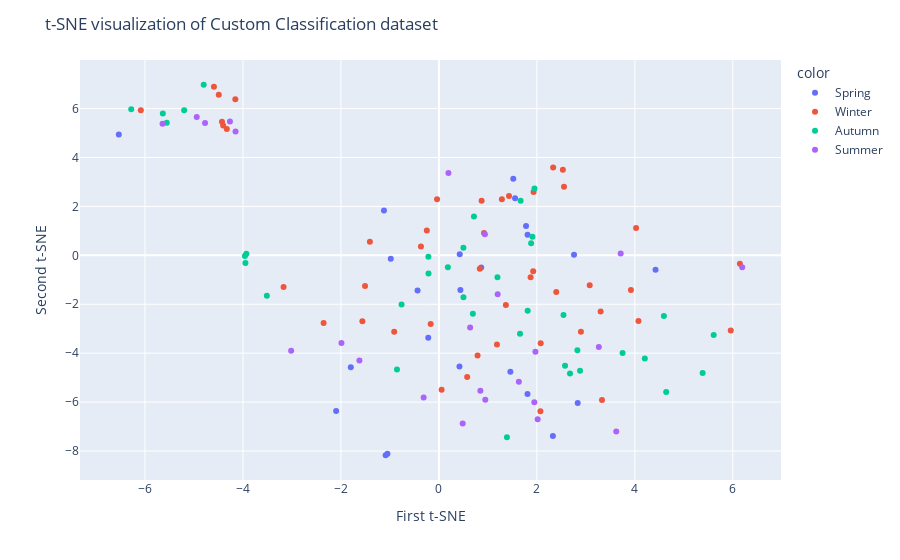

The notebook cell saved with this chart:
### Code cell
import plotly.express as px

fig = px.scatter(x=X_tsne[:, 0], y=X_tsne[:, 1], color=labels, hover_name=names)
fig.update_layout(
    title="t-SNE visualization of Custom Classification dataset",
    xaxis_title="First t-SNE",
    yaxis_title="Second t-SNE",
)
fig.show()

### Figure 1 — Plotly figure (JSON) as saved in the notebook; plotly's stock layout.template omitted (floating-point values rounded to 4 significant figures)
{"data": [{"hovertemplate": "<b>%{hovertext}</b><br><br>color=Spring<br>x=%{x}<br>y=%{y}<extra></extra>", "hovertext": ["Springmolly20100410000001.jpg", "Springmolly20070527000001.jpg", "Springmolly20100526000001.jpg", "Springmolly20090608000002.jpg", "Springmolly20070417000001.jpg", "Springmolly20090402000002.jpg", "Springmolly20080514000001.jpg", "Springmolly20110411000001.jpg", "Springmolly20090501000001.jpg", "Springmolly20070516000001.jpg", "Springmolly20100621000001.jpg", "Springmolly20090529000001_2.jpg", "Springmolly20100423000001.jpg", "Springmolly20070626000001.jpg", "Springmolly20090608000001.jpg", "Springmolly20070414000001.jpg", "Springmolly20080531000002.jpg", "Springmolly20100521000001.jpg", "Springmolly20070616000002.jpg", "Springmolly20070430000003.jpg", "Springmolly20070607000004.jpg", "Springmolly20070419000002.jpg", "Springmolly20070603000001.jpg"], "legendgroup": "Spring", "marker": {"color": "#636efa", "symbol": "circle"}, "mode": "markers", "name": "Spring", "orientation": "v", "showlegend": true, "type": "scatter", "x": [1.808, 2.327, -2.098, 2.758, 2.833, 0.4388, 0.863, 1.518, 4.422, -0.2171, -1.088, -6.535, 1.81, 1.779, -1.122, -0.9828, 0.4249, -1.051, 1.555, -0.4359, 0.4195, 1.458, -1.799], "xaxis": "x", "y": [-5.669, -7.386, -6.368, 0.01924, -6.033, -1.413, -0.4992, 3.134, -0.5901, -3.367, -8.174, 4.942, 0.8429, 1.199, 1.831, -0.1386, 0.04879, -8.109, 2.331, -1.439, -4.541, -4.756, -4.574], "yaxis": "y"}, {"hovertemplate": "<b>%{hovertext}</b><br><br>color=Winter<br>x=%{x}<br>y=%{y}<extra></extra>", "hovertext": ["Wintermolly20090325000001.jpg", "Wintermolly20080324000002.jpg", "Wintermolly20080328000002.jpg", "Wintermolly20090220000001.jpg", "Wintermolly20100213000001.jpg", "Wintermolly20080221000001.jpg", "Wintermolly20100327000001.jpg", "Wintermolly20090308000002.jpg", "Wintermolly20080305000001.jpg", "Wintermolly20100302000002.jpg", "Wintermolly20110227000001_2.jpg", "Wintermolly20070302000001_2.jpg", "Wintermolly20080310000001.jpg", "Wintermolly20070209000001.jpg", "Wintermolly20080226000002.jpg", "Wintermolly20100217000001_2.jpg", "Wintermolly20070109000005.jpg", "Wintermolly20100125000001.jpg", "Wintermolly20080216000002.jpg", "Wintermolly20100121000001.jpg", "Wintermolly20100215000001_2.jpg", "Wintermolly20080226000001.jpg", "Wintermolly20090210000002_2.jpg", "Wintermolly20070113000001.jpg", "Wintermolly20070306000001.jpg", "Wintermolly20080326000002.jpg", "Wintermolly20100113000002.jpg", "Wintermolly20100221000001.jpg", "Wintermolly20100221000003.jpg", "Wintermolly20070109000002.jpg", "Wintermolly20070125000003.jpg", "Wintermolly20110103000001.jpg", "Wintermolly20080225000001.jpg", "Wintermolly20080311000001.jpg", "Wintermolly20090319000001.jpg", "Wintermolly20070313000002.jpg", "Wintermolly20100215000001.jpg", "Wintermolly20080211000002.jpg", "Wintermolly20090129000002.jpg", "Wintermolly20070318000001.jpg", "Wintermolly20100323000003.jpg", "Wintermolly20070214000001.jpg", "Wintermolly20100317000001.jpg", "Wintermolly20090220000002_2.jpg", "Wintermolly20090208000001.jpg"], "legendgroup": "Winter", "marker": {"color": "#EF553B", "symbol": "circle"}, "mode": "markers", "name": "Winter", "orientation": "v", "showlegend": true, "type": "scatter", "x": [2.078, 6.144, -4.428, 1.932, -1.409, 2.899, -0.03815, -0.913, 0.8352, 3.92, -6.086, -4.405, 1.431, 1.185, 1.872, -4.156, 0.9205, -3.171, 2.072, 2.53, -4.33, 2.553, -4.592, 0.8717, -0.1684, -2.354, -0.3668, 2.332, 0.5768, 4.073, -1.563, 3.078, -1.508, 4.025, -0.2474, 1.924, 2.395, 3.329, 5.957, 1.285, 1.366, 3.301, 0.05504, -4.494, 0.7886], "xaxis": "x", "y": [-3.59, -0.3434, 5.457, 2.588, 0.5579, -3.121, 2.295, -3.124, -0.5481, -1.419, 5.931, 5.309, 2.422, -3.65, -0.8909, 6.385, 0.9126, -1.297, -6.373, 3.501, 5.164, 2.802, 6.893, 2.23, -2.806, -2.764, 0.3591, 3.592, -4.976, -2.689, -2.692, -1.222, -1.252, 1.115, 1.011, -0.6504, -1.495, -5.92, -3.076, 2.288, -2.029, -2.296, -5.493, 6.568, -4.097], "yaxis": "y"}, {"hovertemplate": "<b>%{hovertext}</b><br><br>color=Autumn<br>x=%{x}<br>y=%{y}<extra></extra>", "hovertext": ["Autumnmolly20061215000002_2.jpg", "Autumnmolly20081202000002.jpg", "Autumnmolly20091110000001.jpg", "Autumnmolly20101102000001.jpg", "Autumnmolly20061016000001.jpg", "Autumnmolly20071111000001_2.jpg", "Autumnmolly20101214000001_2.jpg", "Autumnmolly20081101000002.jpg", "Autumnmolly20061225000003.jpg", "Autumnmolly20061220000001_2.jpg", "Autumnmolly20081230000001.jpg", "Autumnmolly20071231000001.jpg", "Autumnmolly20081214000002.jpg", "Autumnmolly20101123000002.jpg", "Autumnmolly20081021000002.jpg", "Autumnmolly20101125000003.jpg", "Autumnmolly20081002000001.jpg", "Autumnmolly20091126000003.jpg", "Autumnmolly20091209000001.jpg", "Autumnmolly20061217000002.jpg", "Autumnmolly20061031000002_2.jpg", "Autumnmolly20091109000001.jpg", "Autumnmolly20061106000002.jpg", "Autumnmolly20091114000002.jpg", "Autumnmolly20071031000003.jpg", "Autumnmolly20091120000001.jpg", "Autumnmolly20081015000001.jpg", "Autumnmolly20101214000001.jpg", "Autumnmolly20101028000001.jpg", "Autumnmolly20081214000003.jpg", "Autumnmolly20081103000003.jpg", "Autumnmolly20081207000002.jpg", "Autumnmolly20061219000002.jpg", "Autumnmolly20101223000002.jpg", "Autumnmolly20071031000001.jpg", "Autumnmolly20101125000001.jpg", "Autumnmolly20081022000002_2.jpg"], "legendgroup": "Autumn", "marker": {"color": "#00cc96", "symbol": "circle"}, "mode": "markers", "name": "Autumn", "orientation": "v", "showlegend": true, "type": "scatter", "x": [-3.513, 1.812, 1.388, 2.827, 4.593, -5.637, -6.281, 5.609, -3.96, -5.556, 4.203, 5.384, 2.676, 2.575, 4.639, -0.7627, -0.8562, 2.544, 1.195, 3.749, -4.802, 1.909, -3.931, 1.951, 0.715, 1.882, -0.2152, 0.5008, -0.2126, 1.668, 0.6929, 0.4998, -3.95, 1.655, 0.1824, 2.881, -5.201], "xaxis": "x", "y": [-1.657, -2.262, -7.441, -3.884, -2.481, 5.799, 5.975, -3.255, -0.02673, 5.417, -4.214, -4.815, -4.829, -4.519, -5.592, -2.005, -4.665, -2.437, -0.8923, -3.997, 6.975, 0.7566, 0.07005, 2.734, 1.586, 0.4893, -0.05295, -1.715, -0.7385, 2.229, -2.384, 0.3068, -0.3111, -3.211, -0.488, -4.722, 5.935], "yaxis": "y"}, {"hovertemplate": "<b>%{hovertext}</b><br><br>color=Summer<br>x=%{x}<br>y=%{y}<extra></extra>", "hovertext": ["Summermolly20090818000001.jpg", "Summermolly20100719000001.jpg", "Summermolly20090824000001_2.jpg", "Summermolly20090905000002.jpg", "Summermolly20090921000002.jpg", "Summermolly20080715000002.jpg", "Summermolly20100710000001.jpg", "Summermolly20070924000003_2.jpg", "Summermolly20090816000002.jpg", "Summermolly20080723000001.jpg", "Summermolly20070721000001.jpg", "Summermolly20090723000002.jpg", "Summermolly20080929000001.jpg", "Summermolly20090723000001.jpg", "Summermolly20090801000002.jpg", "Summermolly20080929000001_2.jpg", "Summermolly20100921000001.jpg", "Summermolly20090901000001.jpg", "Summermolly20080707000001.jpg", "Summermolly20070912000002.jpg", "Summermolly20070901000001.jpg", "Summermolly20070804000001_2.jpg", "Summermolly20080914000002.jpg", "Summermolly20060910000001_2.jpg"], "legendgroup": "Summer", "marker": {"color": "#ab63fa", "symbol": "circle"}, "mode": "markers", "name": "Summer", "orientation": "v", "showlegend": true, "type": "scatter", "x": [-1.623, 3.711, -4.152, 0.1939, 6.191, 3.62, -0.3116, -4.774, 0.4854, 0.9386, 1.948, 0.8462, 0.6369, 0.9467, -1.989, -4.944, 2.016, -3.017, 1.632, 3.265, 1.199, -4.266, 1.97, -5.642], "xaxis": "x", "y": [-4.303, 0.07211, 5.062, 3.367, -0.4861, -7.204, -5.815, 5.412, -6.878, 0.8606, -6.005, -5.532, -2.953, -5.903, -3.589, 5.66, -6.705, -3.902, -5.164, -3.75, -1.59, 5.47, -3.942, 5.38], "yaxis": "y"}], "layout": {"legend": {"title": {"text": "color"}, "tracegroupgap": 0}, "margin": {"t": 60}, "title": {"text": "t-SNE visualization of Custom Classification dataset"}, "xaxis": {"anchor": "y", "domain": [0, 1], "title": {"text": "First t-SNE"}}, "yaxis": {"anchor": "x", "domain": [0, 1], "title": {"text": "Second t-SNE"}}}}
